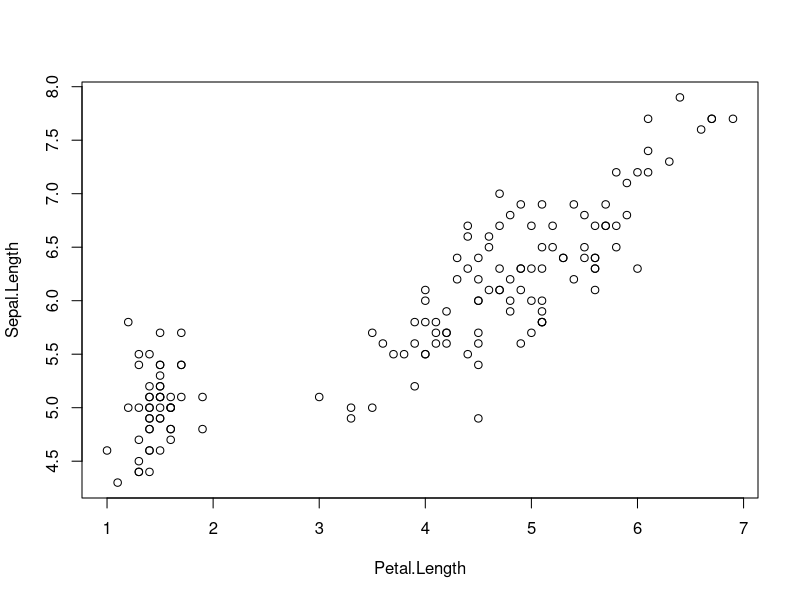
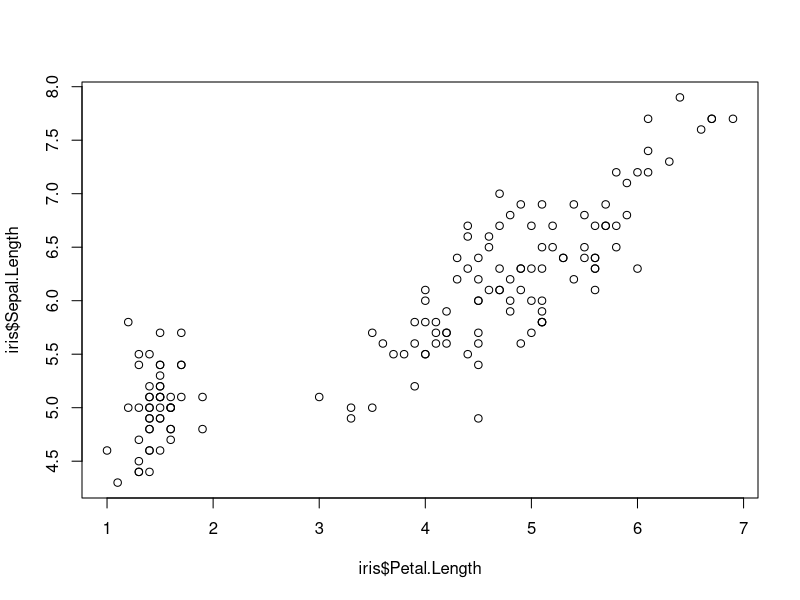
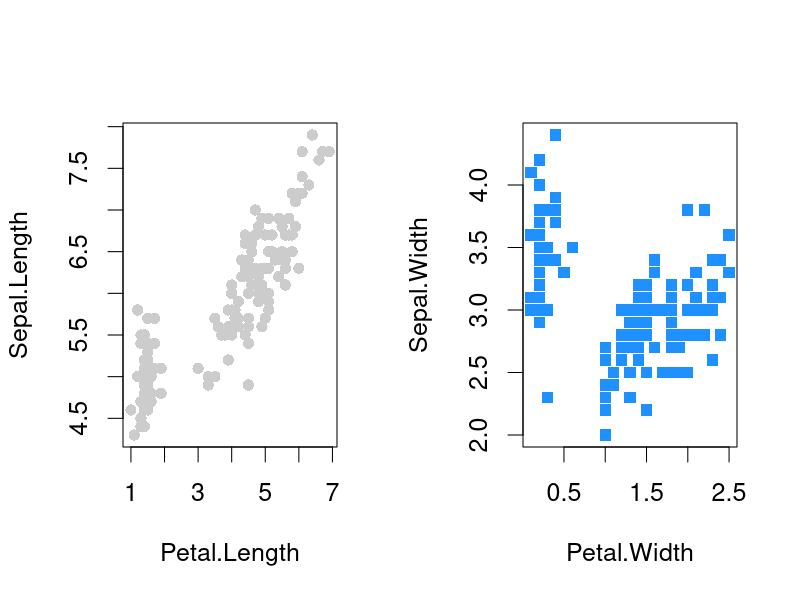
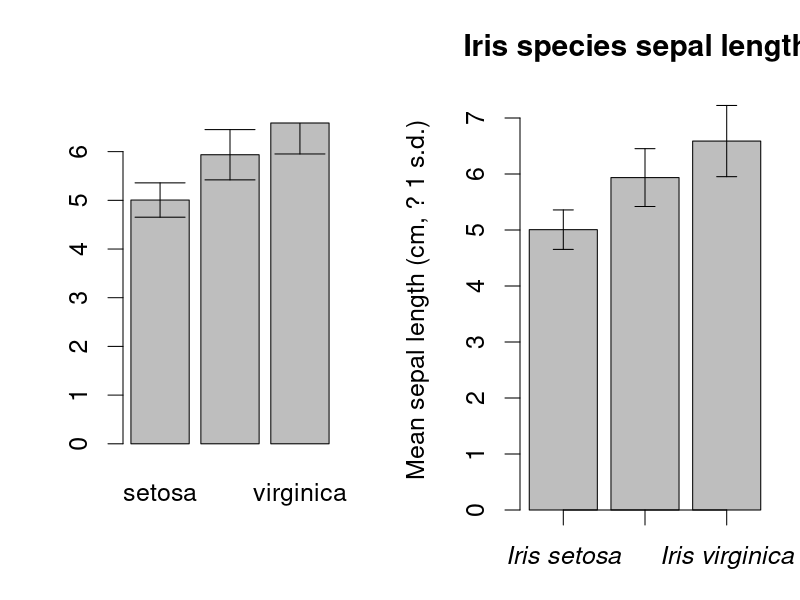
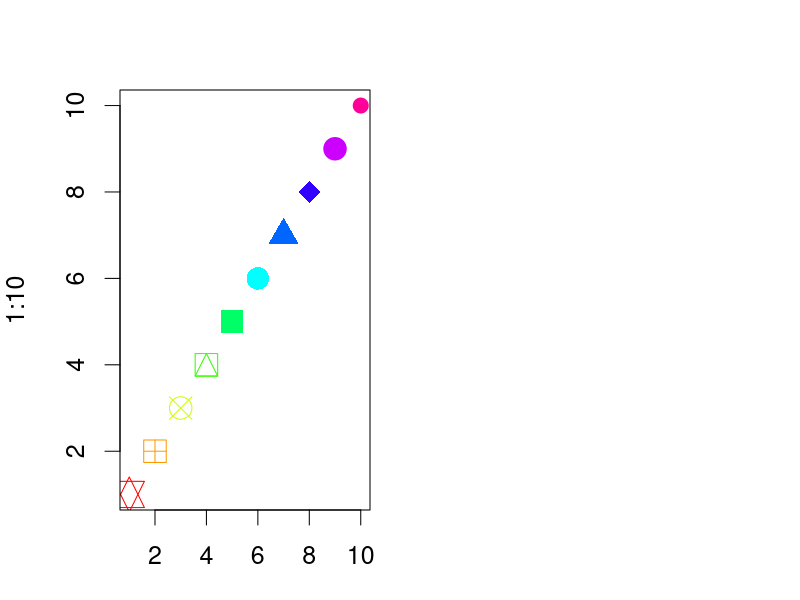
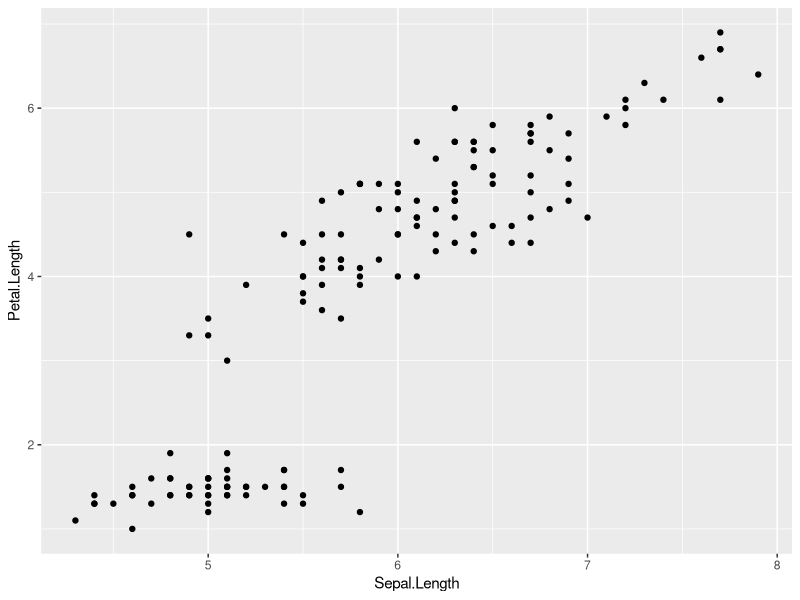
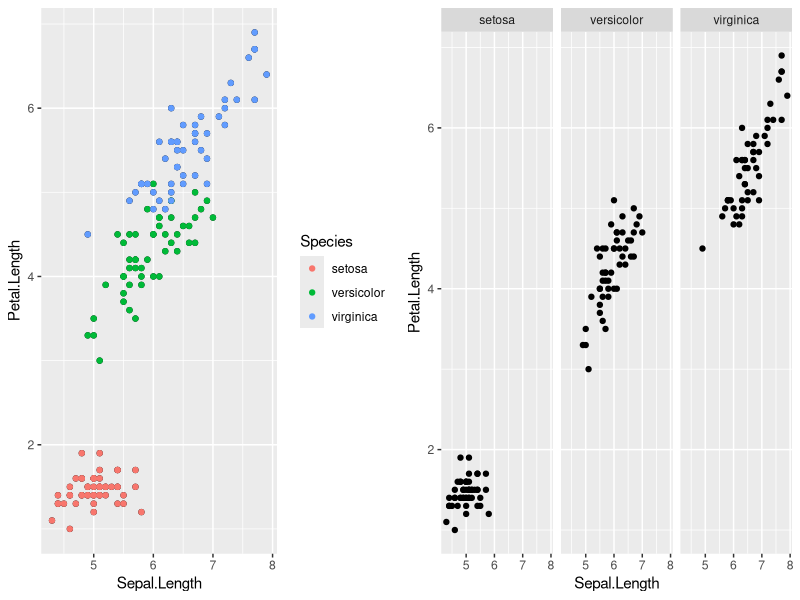
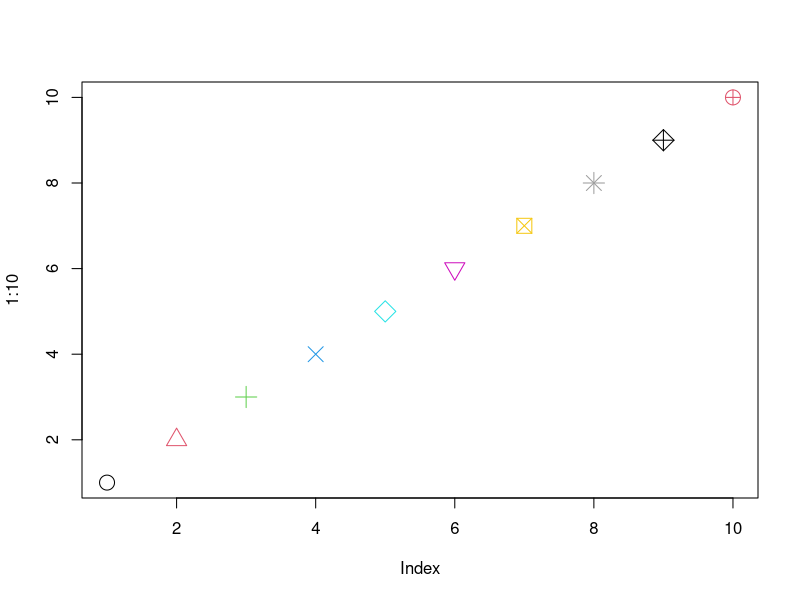

Source code (R) for these figures, in order: (Note: this script raises an error after producing the figures.)
## ---- chunk 1
knitr::opts_chunk$set(echo = TRUE, fig.height = 3.5)
library(ggplot2)
library(gridExtra)
## ---- chunk 2
text1 <- c("Testing", "matching ", " and subustitutions")
sub(" +$", "", text1) # find and replace trailing whitespace
grep("^ ", text1) # find elements which start with a whitespace
grep("^[A-Z]", text1) # find elements which start with a capital letter
## ---- chunk 3
data(iris) # see ?iris

# Formula (y ~ x) versus (x, y) specification
plot(Sepal.Length ~ Petal.Length, data = iris)
plot(iris$Petal.Length, iris$Sepal.Length) # identical
# plot(Petal.Length, Sepal.Length, data = iris) # fails
## ---- chunk 4
par(mfrow = c(1, 2), 
    pch = 16,
    cex = 1.5) # makes everything bigger

plot(Sepal.Length ~ Petal.Length, 
     col = "grey80",
          data = iris)

plot(Sepal.Width ~ Petal.Width, 
     col = "dodgerblue",
     pch = 15, # can override par settings
          data = iris)
## ---- chunk 5
means <- tapply(iris$Sepal.Length, iris$Species, mean)
sds <-  tapply(iris$Sepal.Length, iris$Species, sd)

bp <- barplot(means)  # save the location of the bars as 'bp'

arrows(bp, means+sds, # see ?arrows
       bp, means-sds, 
       angle = 90,
       code = 3)
## ---- chunk 6
par(mar = c(3, 4, 3, 1)) # Narrowing margins
bp <- barplot(means, 
              ylab = "Mean sepal length (cm, ? 1 s.d.)",
              main = "Iris species sepal lengths",
              xaxt = "n",
              ylim = c(0, 7.5))
arrows(bp, means+sds, bp, means-sds, 
       len = 0.1, 
       angle = 90,
       code = 3)
axis(side = 1, at = bp, 
     labels = paste("Iris", c("setosa", "versicolor","virginica")),
     font = 3)
## ---- chunk 7
pdf("Test graphic.pdf", width = 4, height = 6)
plot(1:10, pch = 1:10, col = 1:10, cex = 2)
dev.off()

plot(1:10, pch = 11:20, col = rainbow(10), cex = 2)
dev.print(device = jpeg, file = "Test graphic.jpg", height = 500, width = 800)

## ---- chunk 8
library(ggplot2) # install.packages('ggplot2')
#       Dataset               x               y         type of plot
gp1 <- ggplot(iris) + aes(Sepal.Length, Petal.Length) + geom_point()

gp1 

## ---- chunk 9
ex1 <- gp1 + geom_point(aes(color = Species))
ex2 <- gp1 + facet_wrap(~ Species)
grid.arrange(ex1, ex2, ncol =2)
## ---- chunk 10
write.csv(iris[1:10,], file = "Iris Test.csv", row.names = F)
## ---- chunk 11
knitr::include_graphics("images/snip4.png")
## ---- chunk 12
knitr::include_graphics("images/Header.jpg")
## ---- chunk 13
knitr::include_graphics("images/Text.jpg")
## ---- chunk 14
knitr::include_graphics("images/Rcode.jpg")
## ---- chunk 15
knitr::include_graphics("images/TableKable.jpg")

## ---- chunk 16
# Get 10 samples of data from each species:
sampx <- vector()
for(i in levels(iris$Species)){
  iris.sp.i <- iris[iris$Species == i,]
  sampx <- rbind(sampx, iris.sp.i[sample(rownames(iris.sp.i), 10),])
  }
## ---- chunk 17
# Subtract mean from each 
means <- apply(iris[,1:4], 2, mean)
newdat <- vector()
for(i in 1:nrow(iris)){
  newdat.x <- iris[i,1:4] - means
  newdat <- rbind(newdat, data.frame(newdat.x, iris[i,5]))
  }
# Examine it: hist(newdat[,2]); hist(iris[,2])
